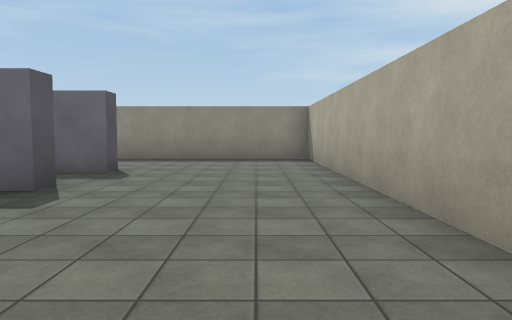
[1] (above)

22 first-person views from a walk through a 3-D level made in the Unity game engine. The camera is 1.4 m above the floor, tilts 4° down and sees 70° across. The floor is counted in squares, 2 m on a side. Each view is taken from the middle of a square. On the plan, view 1 faces up. The plan holds only what a view shows up to about 11 squares ahead; the rest is blank. The player is left out. Door leaves are left out, so doorways stand open. Surface patterns are stand-ins for the level's own textures.

[2]
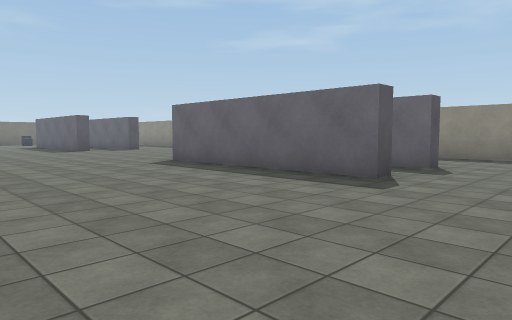

[3]
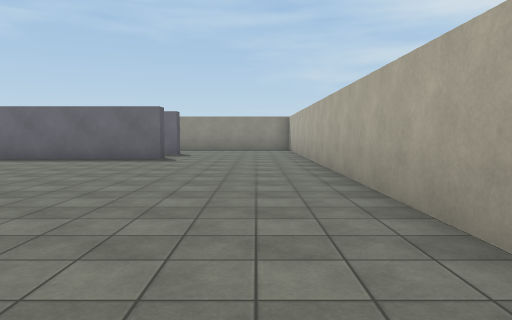

[4]
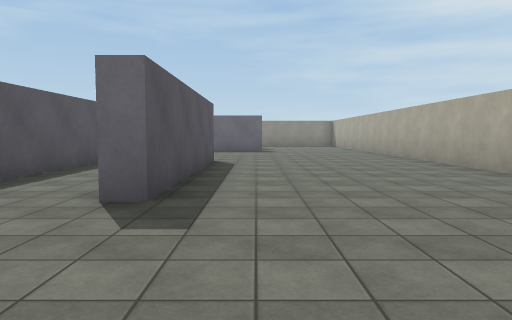

[5]
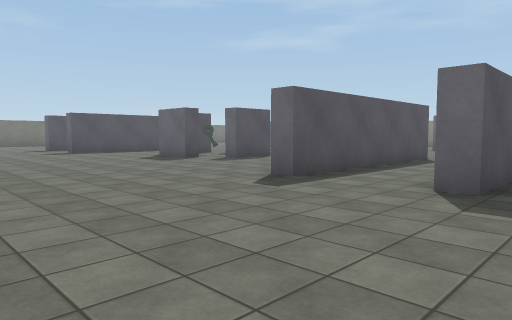

[6]
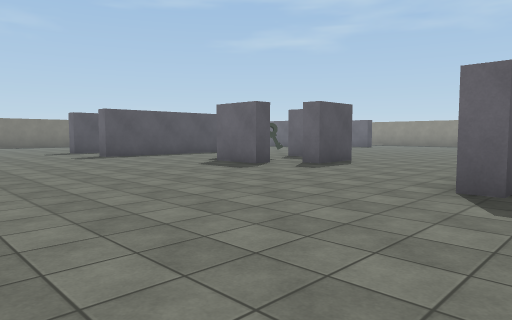

[7]
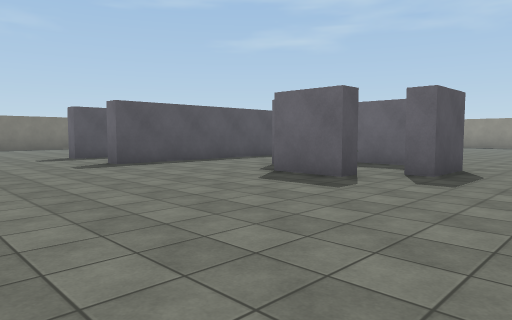

[8]
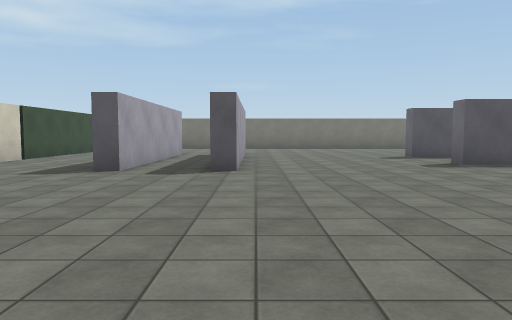

[9]
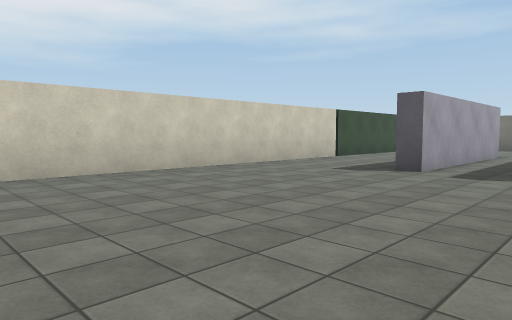

[10]
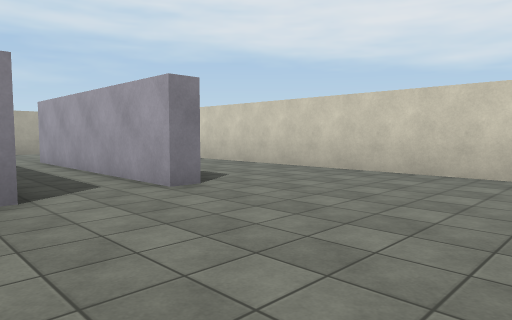

[11]
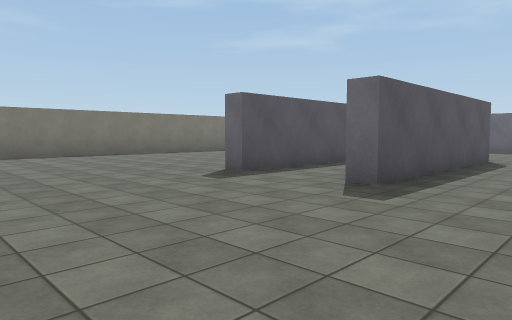

[12]
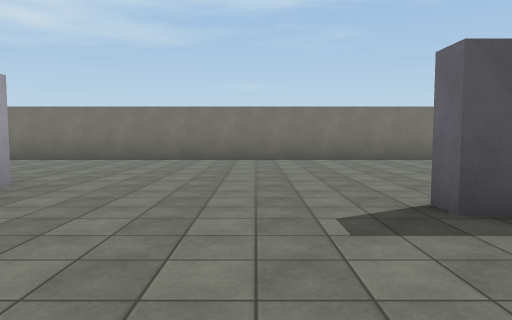

[13]
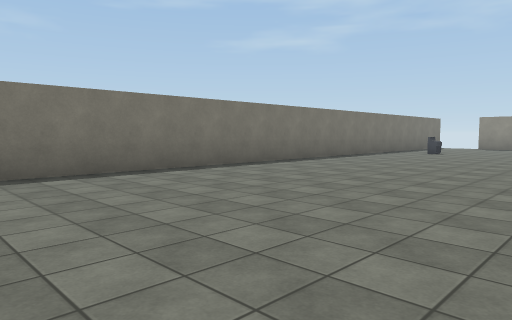

[14]
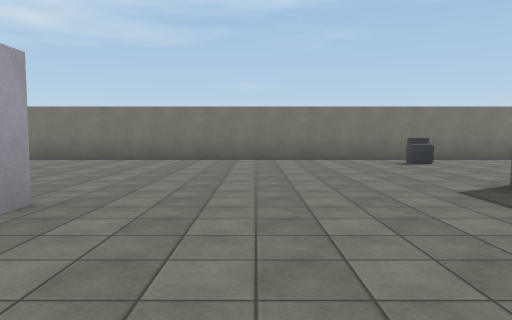

[15]
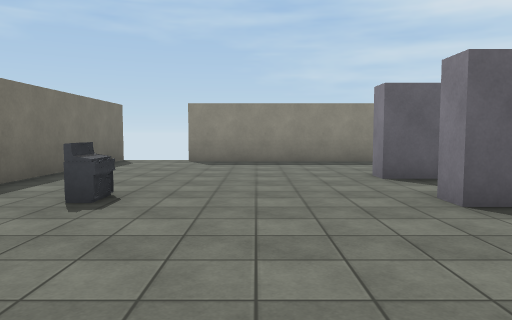

[16]
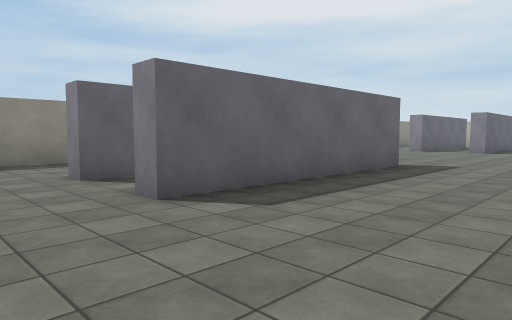

[17]
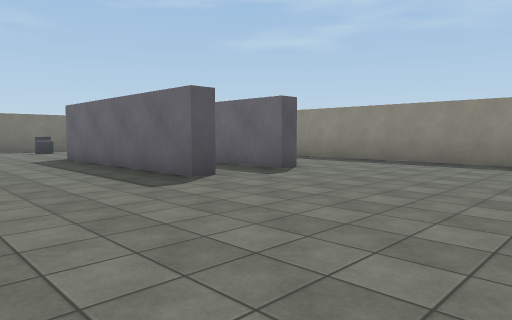

[18]
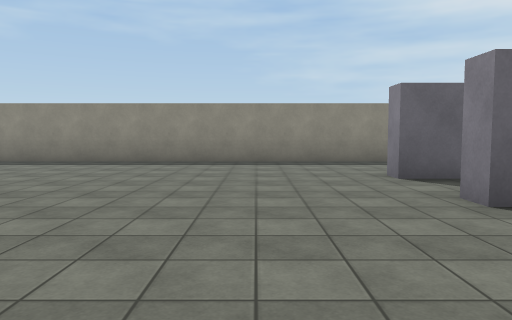

[19]
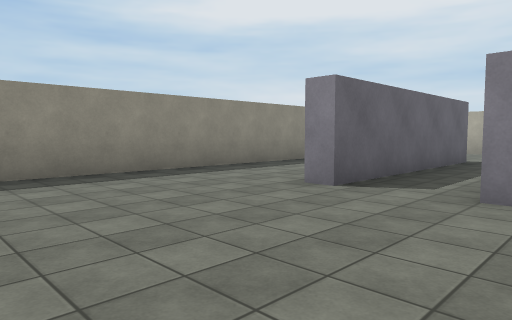

[20]
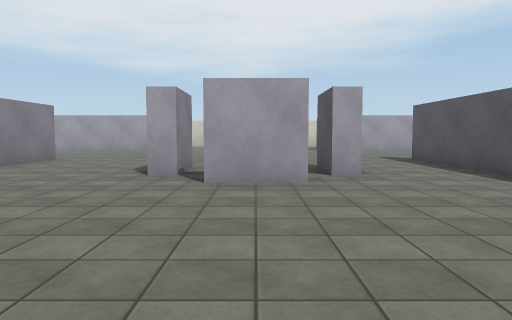

[21]
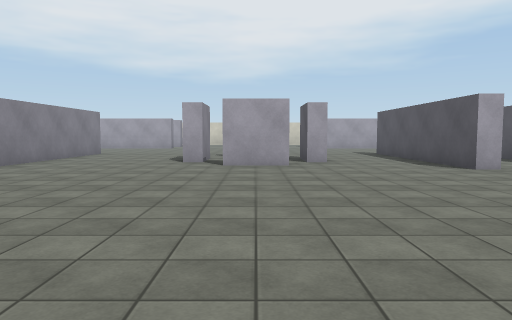

[22]
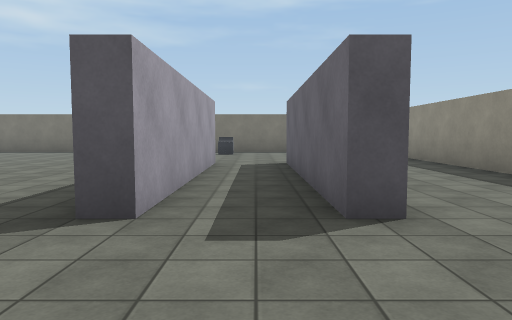

### Floor plan
Points are (right, up) in squares from view 1. A wall is a line through its corners. A room is listed if a view was taken in it or the views show most of it. See-through windows are left out.
Room 1 (views 1, 2, 3, 4, 5, 6, 7, 8, 9, 10, 11, 12, 13, 14, 15, 16, 17, 18, 19, 20, 21, 22)
walls: (-12.2, -5.2) (-12.2, -5.7) (-13.8, -5.7); (-11.7, -4.7) (-11.7, -3.2) (-11.2, -3.2) (-11.2, -4.7) (-11.7, -4.7); (-18, -1.2) (-17.4, -1.2) (-17.4, -7.2) (-17.9, -7.2); (-6.9, -1.1) (-6.9, -7.2) (-7.4, -7.2) (-7.4, -2); (-20.1, -3.5) (-20.1, -7.2) (-20.6, -7.2); (-20.6, -1.2) (-20.1, -1.2); (-16, -12.2) (-16, -12.9); (-16, 4.5) (-22, 4.5) (-22, 5) (-16, 5) (-16, 4.5); (-4.1, -1.3) (-4.1, -7.2) (-4.6, -7.2); (-19.8, -12.4) (-16.2, -12.4); (-16, 7.4) (-16, 6.7) (-22, 6.7) (-22, 7.2); (-8.7, -15.2) (-8.7, -14.6) (-2.8, -14.6); (-2.7, 5.1) (-2.7, 4.5) (-8.7, 4.5) (-8.7, 5); (-21.9, -14.6) (-16, -14.6) (-16, -15.1); (1.5, -4.6) (1.5, 10.5) (-17.8, 10.5); (-2.7, 7.4) (-2.7, 6.7) (-8.7, 6.7) (-8.7, 7.2); (-19.4, 10.5) (-25.8, 10.5); (-20, -18.5) (-4.1, -18.5); (-27.6, 11) (-27.6, -16.2)
ways out: open door at (-26.5, 11)
objects: other object (-26, 5); key (-13, -4)

Where each view was taken, in squares from view 1:
view 1: 0 up, 0 right, facing up
view 2: 1 down, 0 right, facing up-left
view 3: 6 down, 0 right, facing up
view 4: 11 down, 3 left, facing up
view 5: 12 down, 3 left, facing up-left
view 6: 12 down, 6 left, facing up-left
view 7: 11 down, 9 left, facing up-left
view 8: 12 down, 9 left, facing left
view 9: 12 down, 9 left, facing down-left
view 10: 12 down, 13 left, facing down-right
view 11: 12 down, 15 left, facing up-left
view 12: 9 down, 17 left, facing left
view 13: 9 down, 21 left, facing up-left
view 14: 1 up, 17 left, facing left
view 15: 1 up, 24 left, facing up
view 16: 1 up, 24 left, facing up-right
view 17: 1 up, 11 left, facing up-left
view 18: 1 up, 11 left, facing up
view 19: 4 up, 13 left, facing up-right
view 20: 3 up, 13 left, facing down
view 21: 6 up, 13 left, facing down
view 22: 6 up, 13 left, facing left
